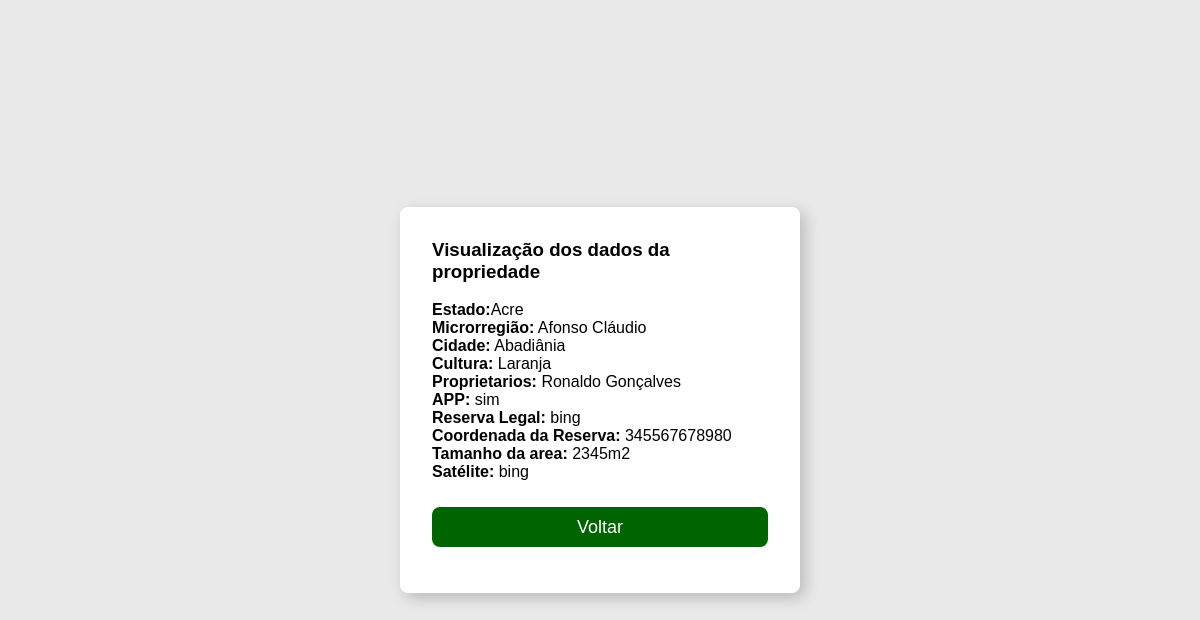
Screenshot of /viewdados_propriedade/1/ (signed in) with the database file from the repository.
### app/models.py (models this page shows, shortened)
class Propriedades(models.Model):
    Estado = models.CharField(max_length=40)
    Microrregiao = models.CharField(max_length=40)
    Cidade = models.CharField(max_length=40)
    Culturas = models.ForeignKey(Culturas, on_delete=models.CASCADE)
    Proprietarios = models.ForeignKey(Proprietarios, on_delete=models.CASCADE)
    app = models.CharField(max_length=20)
    rl = models.CharField(max_length=50)
    rl_coordenadas = models.CharField(max_length=13)
    tamanho_area = models.CharField(max_length=11)
    satelite = models.CharField(max_length=11)

class Culturas(models.Model):
    TipoCultura = models.CharField(max_length=40)
    def __str__(self):
        return self.TipoCultura

class Proprietarios(models.Model):
    nomeProprietarios = models.CharField(max_length=60)
    cpf = models.CharField(max_length=11)
    contato = models.CharField(max_length=13)
    def __str__(self):
        return self.nomeProprietarios

### app/views.py (the view)
# urls.py: path('viewdados_propriedade/<int:pk>/', viewdados_propriedade, name='viewdados_propriedade'),
def viewdados_propriedade(request, pk):
    propriedade = get_object_or_404(Propriedades, pk=pk)
    return render(request, 'viewdados_propriedade.html', {'propriedade': propriedade})

### Templates/viewdados_propriedade.html (shortened to what this page needs)
{% load static %}
<!DOCTYPE html>
<html lang="pt-br">
<head>
    <link rel="stylesheet" href="{% static 'css/viewdadoPropriedade.css' %}">
</head>
<body>
{% if request.user.is_authenticated %}
    <label class="view-propriedade">
    <div class = "col-8 m-auto pt-2 pb-2 text-center">
            <h3>Visualização dos dados da propriedade</h3>
    </div>
        <br>
    <div class = "col-8 m-auto pt-4 pb-2 text-center">
        <strong> Estado:</strong>{{ propriedade.Estado }} <br>
        <strong> Microrregião:</strong> {{ propriedade.Microrregiao }} <br>
        <strong> Cidade:</strong> {{ propriedade.Cidade }} <br>
        <strong> Cultura:</strong> {{propriedade.Culturas}} <br>
        <strong> Proprietarios:</strong> {{propriedade.Proprietarios}} <br>
        <strong> APP:</strong> {{propriedade.app}} <br>
        <strong> Reserva Legal:</strong> {{propriedade.rl}} <br>
        <strong> Coordenada da Reserva:</strong> {{propriedade.rl_coordenadas}} <br>
        <strong> Tamanho da area:</strong> {{propriedade.tamanho_area}} <br>
        <strong> Satélite:</strong> {{propriedade.satelite}} <br>
    </div>
        <br> <br>
    <div class = "col-8 m-auto pt-2 pb-2 text-center">
        <button class="btn-volt" onclick="voltar()">Voltar</button>
    </div>
    </label>
{% else %}
<h2> Área proibida!  </h2>
<a href="/login"> Clique aqui para fazer login </a>
{% endif %}
</body>
</html>

### static/css/viewdadoPropriedade.css (style rules this page uses)
* { margin: 0; border: 0; padding: 0; box-sizing: border-box; font-family: sans-serif; }
body { background: #e4e4e4ce; min-height: 100vh; min-width: 100vw; display: flex; align-items: center; justify-content: center; }
.view-propriedade { background: white; max-width: 400px; min-height: 40vh; padding: 2rem; box-shadow: 5px 5px 15px rgba(0, 0, 0, 0.2); border-radius: 8px; }
.btn-volt { background-color: darkgreen; border-color:rgba(198, 247, 100, 0.808); color: white; width: 100%; height: 40px; margin-bottom: 1%; margin-left: 0px; padding: 0%; font-size: large; align-items: center; border-radius: 8px; position: relative; top: -10px; left: 0px; }

### rows the page displays
Propriedades: Estado "Acre", Microrregiao "Afonso Cláudio", Cidade "Abadiânia", Culturas "Laranja", Proprietarios "Ronaldo Gonçalves", app "sim", rl "bing", rl_coordenadas "345567678980", tamanho_area "2345m2", satelite "bing"
